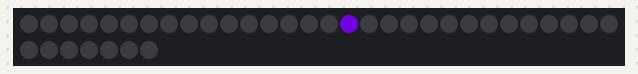
This sketch was run on a simulated Arduino Uno, built with avr-gcc and run on an emulated ATmega328P. Parts: 37 RGB LEDs in strip order, left to right, continuing on the next row. Dim RGB values are drawn brighter than linear.

Above: at 1.1 s.
At 4.1 s:
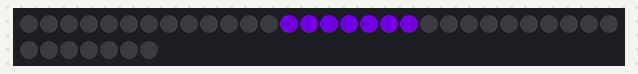
At 7.1 s:
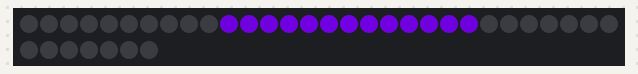

The sketch:

arduino_burst.ino
```cpp
/// @file    arduinotest.ino
/// @brief   Send bounce from the start to end of the LED and bounce back.
/// @example Blink.ino

// pins and libraries
#include <FastLED.h>
#define NUM_LEDS 37
#define DATA_PIN 6
#define CLOCK_PIN 13

// variables
int Colour1 = 192;
int Colour2 = 160;
int Saturation = 255;
int brightness = 255; // to be changed in loop
int Colour = 100; // from serial
int maxDistance = 6; // need edge case

// delcares array of CRBG objects, to address each LED and assign in RGB
CRGB leds[NUM_LEDS];


void setup() {
  FastLED.addLeds<NEOPIXEL, DATA_PIN>(leds, NUM_LEDS);
}


void loop() {
  burstAnimation(16);
  }


// functions


void burstAnimation(int ledIndex){
  for (int i = 0; i <= maxDistance; i++) {
    int right = ledIndex + i;
    int left = ledIndex - i;
    int newBrightness = brightness - i*2;

    leds[right] = CHSV(Colour1, Saturation, newBrightness); // CHSV uses Hue/Saturation/Value
    leds[left] = CHSV(Colour1, Saturation, newBrightness); // CHSV uses Hue/Saturation/Value


      delay(1000); // changes speed
      FastLED.show();
      //leds[i] = CRGB::Black;

      // vanish and edge detection
    }


// specify a trigger point
// at trigger point, you have lights on L/R light up that dim outwards
// do you want the middle to disappear or stay? I think stay

// leds[10] = CHSV(Colour1, Saturation, brightness);
// left 5 leds and right 5 leds out, but keep them on, each i form the central point dims
// need to fix the brightness and bounds, this doesn't work as intended


}

/* for (int i = ledIndex; i>= 0; i--) {
      leds[i] = CHSV(Colour1, Saturation, brightness - i*10); // CHSV uses Hue/Saturation/Value
      delay(100);
      FastLED.show();
      //leds[i] = CRGB::Black;

    }
*/
```
